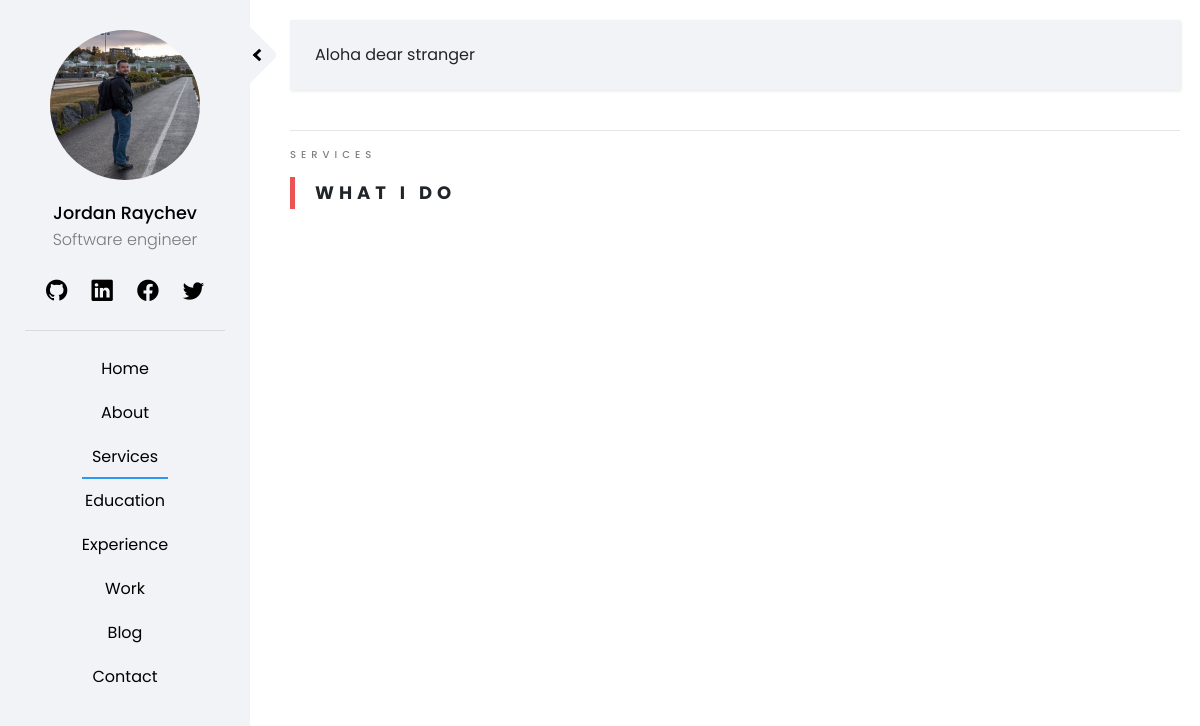
The page /pages/services/ on the database as committed earlier.
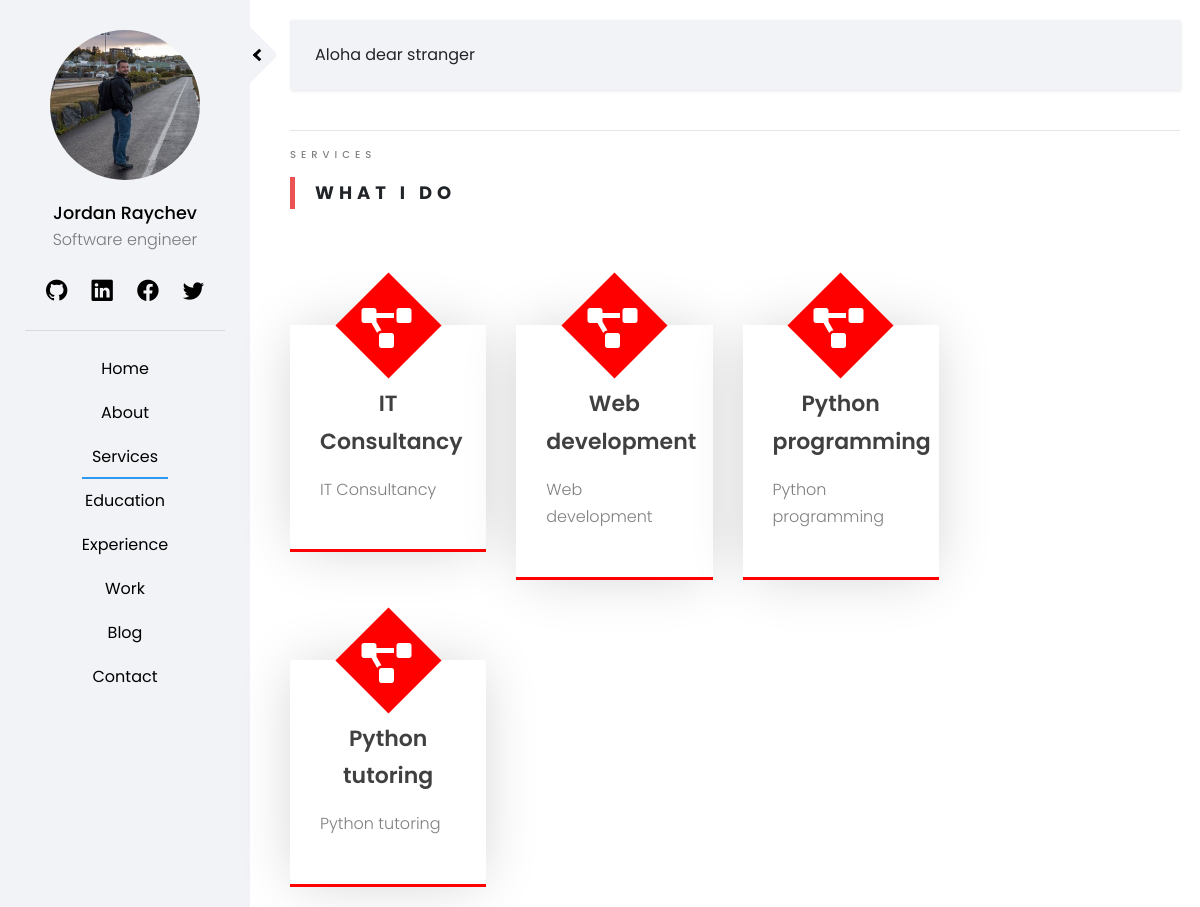
The same page on the database as committed later.
### staticpages/models.py (models this page shows)
class Service(models.Model):
    service_name = models.CharField(max_length=50)
    service_description = models.TextField(max_length=300)
    service_icon = models.CharField(max_length=50)
    service_color = models.CharField(default='red', max_length=50)

### staticpages/views.py (the view)
# urls.py: path('services/', ServicesView.as_view(), name='services'),
class ServicesView(TemplateView):
    template_name = 'staticpages/services.html'
    def get_context_data(self, **kwargs):
        context =  super(ServicesView,self).get_context_data(**kwargs)
        services = Service.objects.all()
        context['services'] = services
        return context

### templates/staticpages/services.html (shortened to what this page needs)
{% extends 'home/base.html' %}
{% load crispy_forms_tags %}
{% load static %}
{% block content %}
<div class = "row">
    <div class = "col-sm-12">
        <span class="heading-meta">Services</span>
        <h2 class="heading">What I Do</h2>
    </div>
</div>
<div class = "container-fluid">
    <div class="row service-row">
        <div class = "col-xl-9">
            <div class = row>
                {% for service in services %}
                <div class = "col-xl-4">
                    <div class = "service-box" style = "border-bottom: 3px solid {{ service.service_color }};">
                        <div class = "service-icon" style="background-color: {{ service.service_color }};">
                            <i class=" {{ service.service_icon}} "></i>
                        </div>
                        <div class = "service-headline">
                            <p> {{ service.service_name }}</p>
                        </div>
                        <div class = "service-desc">
                            <p>{{ service.service_description }}</p>
                        </div>
                    </div>
                </div>
                {% endfor %}
            </div>
        </div>
    </div>
</div>
{% endblock %}

Rows that differ between the two databases and show on the page:
added Service: service_name "IT Consultancy", service_description "IT Consultancy"
added Service: service_name "Web development", service_description "Web development"
added Service: service_name "Python programming", service_description "Python programming"
added Service: service_name "Python tutoring", service_description "Python tutoring"
